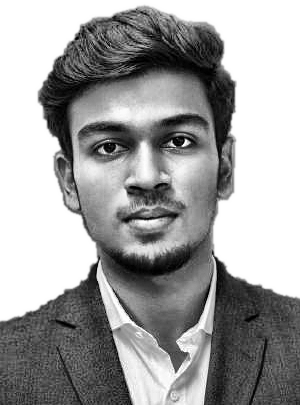
#> input picture source-prepped.png, 300 x 405 px
$ python make_ascii_svg.py
#> lines starting #> are read from the running program, lines starting #| are printed output that depends on the picture
#!/usr/bin/env python3
"""
Convert prepped portrait photo into a clean, monochrome self-typing ASCII art SVG
styled with the Blue Visual System:
  - High-contrast ivory text (#f0f6fc) on deep midnight canvas (#050b14 -> #091224)
  - Sapphire frame border (#1e3a8a) with cyan block cursor (#38bdf8)
  - Subject cleanly isolated (background washes out to pure blank spaces)
  - Each row reveals left-to-right with a cyan block cursor riding the wipe edge
  - Staggered top to bottom: prints once over ~5s and freezes cleanly in terminal style
"""
from PIL import Image, ImageEnhance
import html
import os
import sys

HERE = os.path.dirname(os.path.abspath(__file__))
SRC = sys.argv[1] if len(sys.argv) > 1 else os.path.join(HERE, "..", "source-prepped.png")
OUT = sys.argv[2] if len(sys.argv) > 2 else os.path.join(HERE, "..", "jachin-ascii.svg")

CANVAS_W = 370
CANVAS_H = 480
PAD = 14
TITLEBAR_H = 30
STATUS_H = 30

ART_W = CANVAS_W - PAD * 2
COLS = 114
CELL_W = ART_W / COLS
CELL_H = CELL_W * 1.8
ROWS = round((CANVAS_H - TITLEBAR_H - STATUS_H - PAD) / CELL_H)
ART_H = ROWS * CELL_H

RAMP = " .`:-=+*cs#%@"
CONTRAST = 1.05
BRIGHTNESS = 1.0
GAMMA = 1.05
WHITE_FLOOR = 0.88

BG = "#050b14"
BG2 = "#091224"
FRAME = "#1e3a8a"
TITLE_TEXT = "#64748b"
INK = "#f0f6fc"
CURSOR = "#38bdf8"

TOTAL_TYPE_DUR = 5.0
ROW_DUR = TOTAL_TYPE_DUR / ROWS
STAGGER = ROW_DUR


def convert_image():
    if not os.path.exists(SRC):
        print(f"Error: {SRC} does not exist", file=sys.stderr)
        sys.exit(1)

    im = Image.open(SRC).convert("L")
#> im is the input picture: PIL image 300x405 L; min 0, max 255, mean 160.3
    im = ImageEnhance.Brightness(im).enhance(BRIGHTNESS)
    im = ImageEnhance.Contrast(im).enhance(CONTRAST)
    im = im.resize((COLS, ROWS), Image.LANCZOS)
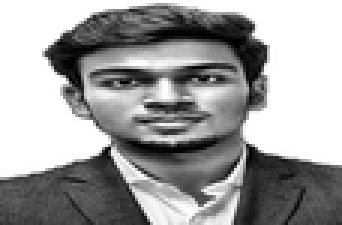
#> im: PIL image 114x75 L (shown 3 times larger); min 0, max 255, mean 158.3
    px = im.load()

    rows = []
    for y in range(ROWS):
        chars = []
        for x in range(COLS):
            lum = pow(px[x, y] / 255.0, GAMMA)
            if lum >= WHITE_FLOOR:
                chars.append(" ")
            else:
                idx = int((1.0 - lum) * (len(RAMP) - 1) + 0.5)
                idx = max(0, min(len(RAMP) - 1, idx))
                chars.append(RAMP[idx])
        rows.append("".join(chars))
#> after the loop, rows = 75 items
    return rows


def render(rows):
    parts = [
        f'<svg xmlns="http://www.w3.org/2000/svg" width="{CANVAS_W}" height="{CANVAS_H}" '
        f'viewBox="0 0 {CANVAS_W} {CANVAS_H}" font-family="ui-monospace, SFMono-Regular, Menlo, Consolas, monospace">',
        '<defs>'
        f'<linearGradient id="abg" x1="0" y1="0" x2="0" y2="1">'
        f'<stop offset="0" stop-color="{BG2}"/><stop offset="1" stop-color="{BG}"/>'
        f'</linearGradient></defs>',
        f'<rect width="{CANVAS_W}" height="{CANVAS_H}" rx="12" fill="url(#abg)"/>',
        f'<rect x="0.5" y="0.5" width="{CANVAS_W-1}" height="{CANVAS_H-1}" rx="12" fill="none" stroke="{FRAME}" stroke-opacity="0.6"/>',
        f'<line x1="0" y1="{TITLEBAR_H}" x2="{CANVAS_W}" y2="{TITLEBAR_H}" stroke="{FRAME}" stroke-opacity="0.4"/>',
    ]

    for i, dotcol in enumerate(["#ff5f56", "#ffbd2e", "#27c93f"]):
        parts.append(f'<circle cx="{PAD + i*14}" cy="{TITLEBAR_H/2}" r="4.5" fill="{dotcol}"/>')
    parts.append(f'<text x="{CANVAS_W/2}" y="{TITLEBAR_H/2 + 4}" fill="{TITLE_TEXT}" font-size="11" '
                 f'text-anchor="middle">jachin@github: ~$ ./portrait.sh</text>')

    art_top = TITLEBAR_H + 8
    font_size = CELL_H * 0.90

    for ry, line in enumerate(rows):
        y = art_top + ry * CELL_H + CELL_H * 0.74
        row_y = art_top + ry * CELL_H
        delay = ry * STAGGER

        safe = html.escape(line)
        text = (f'<text xml:space="preserve" x="{PAD}" y="{y:.1f}" fill="{INK}" '
                f'font-size="{font_size:.1f}" textLength="{ART_W:.1f}" lengthAdjust="spacing">{safe}</text>')

        parts.append(
            f'<clipPath id="r{ry}"><rect x="{PAD}" y="{row_y:.1f}" height="{CELL_H:.2f}" width="0">'
            f'<animate attributeName="width" from="0" to="{ART_W:.1f}" begin="{delay:.3f}s" '
            f'dur="{ROW_DUR:.3f}s" fill="freeze"/></rect></clipPath>'
        )
        parts.append(f'<g clip-path="url(#r{ry})">{text}</g>')

        parts.append(
            f'<rect y="{row_y+0.5:.1f}" width="{CELL_W:.2f}" height="{CELL_H-1:.2f}" fill="{CURSOR}" opacity="0">'
            f'<animate attributeName="x" from="{PAD}" to="{PAD+ART_W:.1f}" begin="{delay:.3f}s" '
            f'dur="{ROW_DUR:.3f}s" fill="freeze"/>'
            f'<set attributeName="opacity" to="0.85" begin="{delay:.3f}s"/>'
            f'<set attributeName="opacity" to="0" begin="{delay+ROW_DUR:.3f}s"/>'
            f'</rect>'
        )

    status_line_y = CANVAS_H - STATUS_H
    status_y = status_line_y + 19
    parts.append(f'<line x1="0" y1="{status_line_y:.1f}" x2="{CANVAS_W}" y2="{status_line_y:.1f}" stroke="{FRAME}" stroke-opacity="0.4"/>')
    parts.append(f'<text x="{PAD}" y="{status_y:.1f}" fill="{TITLE_TEXT}" font-size="11.5">'
                 f'jachin@github:~$ whoami <tspan fill="{INK}">Jachin Samuel J</tspan></text>')
    cursor_x = PAD + len("jachin@github:~$ whoami Jachin Samuel J ") * 6.9
    parts.append(f'<rect x="{cursor_x:.1f}" y="{status_y-11:.1f}" width="7" height="13" fill="{CURSOR}">'
                 f'<animate attributeName="opacity" values="1;1;0;0" keyTimes="0;0.5;0.51;1" '
                 f'dur="1s" repeatCount="indefinite"/></rect>')

    parts.append("</svg>")
    return "".join(parts)


if __name__ == "__main__":
    rows = convert_image()
#> rows = 75 items
    svg = render(rows)
#> the loop in render, `for ry, line in enumerate(rows):` made 75 passes
#> (y, row_y, delay) on passes 1 to 12: (42, 38, 0), (47.4, 43.4, 0.0667), (52.8, 48.8, 0.133), (58.2, 54.2, 0.2), (63.6, 59.6, 0.267), (69, 65, 0.333), (74.4, 70.4, 0.4), (79.8, 75.8, 0.467), (85.2, 81.2, 0.533), (90.6, 86.6, 0.6), (96, 92, 0.667), (101.4, 97.4, 0.733)
#> after the loop in render, `for ry, line in enumerate(rows):`: parts = 234 items
    with open(OUT, "w", encoding="utf-8") as f:
        f.write(svg)
    print(f"Successfully wrote {OUT} ({len(svg)} bytes; {CANVAS_W}x{CANVAS_H})")
#| Successfully wrote scripts/../jachin-ascii.svg (55167 bytes; 370x480)
